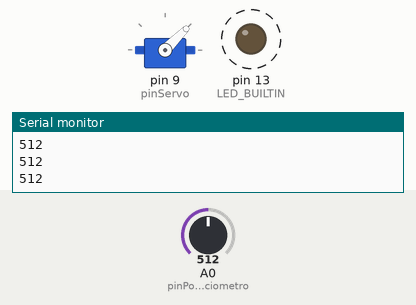
Bench run of a sketch on a simulated Arduino Uno, built with avr-gcc and run on an emulated ATmega328P. Parts: servo, output pins drawn as LEDs (lit = HIGH), the last lines printed to the serial monitor. Dashed ring = blinking. The inputs (shaded band) are chosen by the test bench; at power-on: A0 (pinPotenciometro) = 512.

Above: at 1.2 s.
1.3 s: A0 (pinPotenciometro) set to 592
4.3 s: A0 (pinPotenciometro) set to 617
At 5.75 s:
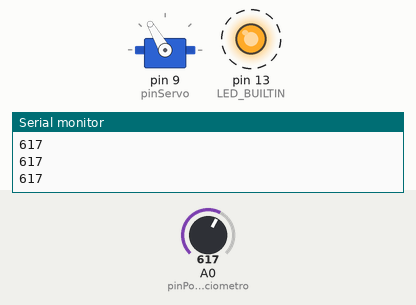
7.3 s: A0 (pinPotenciometro) set to 409
10.3 s: A0 (pinPotenciometro) set to 381
At 11.75 s:
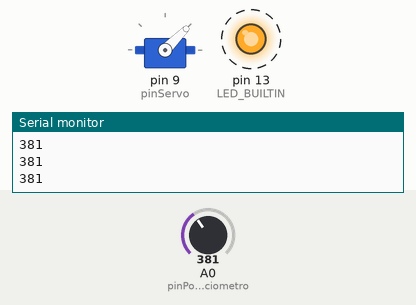
13.3 s: A0 (pinPotenciometro) set to 716
At 14.3 s:
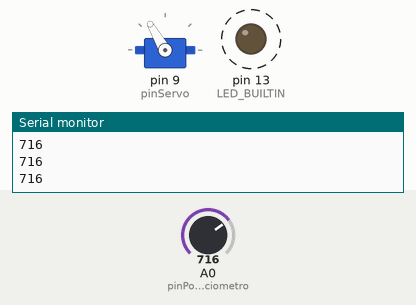
16.3 s: A0 (pinPotenciometro) set to 306
At 17.9 s:
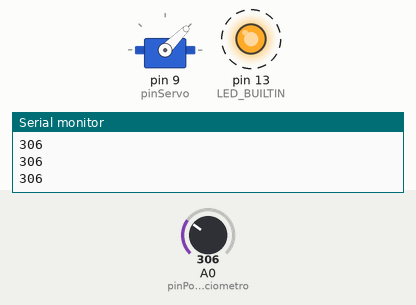
Timing chart, 0 to 20.3 s (numbered marks = the images above; inputs shaded):
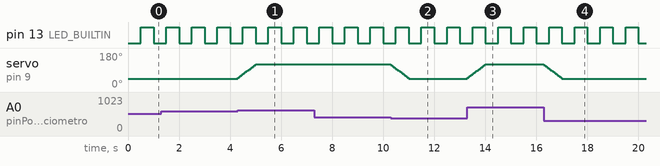

The sketch:

semana01-sin-bloqueos.ino
```cpp
#include <Servo.h>
Servo miServo;
unsigned long ultimaLecturaMs{0};
constexpr uint8_t pinPotenciometro{A0};
constexpr unsigned long periodoLecturaMs{10};
constexpr unsigned long periodoMovimiento{50};
constexpr unsigned long periodoLed(500);
constexpr unsigned long periodoSerialMs{50};
constexpr uint8_t pinServo{9};
constexpr int umbralCierre{600};
constexpr int umbralApertura{400};
int anguloActual{45};
int ultimoValorADC{0};
unsigned long ultimaImpresionMs{0};
unsigned long ultimoMovimiento{0};
unsigned long ultimoEncendido{0};
bool estadoLed = false;
enum class EstadoDedo {
  ABIERTO,
  CERRADO
};
EstadoDedo estadoActualDedo{EstadoDedo::ABIERTO};

void setup(){
Serial.begin(9600);
miServo.attach(pinServo);
miServo.write(anguloActual);
pinMode(LED_BUILTIN, OUTPUT);
}


void loop(){
  const unsigned long ahoraMs{millis()};

  if(ahoraMs-ultimaLecturaMs >= periodoLecturaMs){

    //Actualizamos el tiempo de la ultimaLecturaMS
    ultimaLecturaMs += periodoLecturaMs;
    int valorPotenciometro{analogRead(pinPotenciometro)};
    ultimoValorADC = valorPotenciometro;

    if (estadoActualDedo == EstadoDedo::ABIERTO &&
        valorPotenciometro > umbralCierre) {
        estadoActualDedo = EstadoDedo::CERRADO;
    }

    else if (estadoActualDedo == EstadoDedo::CERRADO &&
         valorPotenciometro < umbralApertura) {
          estadoActualDedo = EstadoDedo::ABIERTO;

    }

  }


  if(ahoraMs-ultimoMovimiento >= periodoMovimiento){

    int anguloObjetivo{0};

    if(estadoActualDedo == EstadoDedo::ABIERTO){
      anguloObjetivo = 45;
    }
    else{
      anguloObjetivo = 120;
    }

     if (anguloObjetivo > anguloActual) {
        anguloActual += 5;
    }
    else if (anguloObjetivo < anguloActual) {
        anguloActual -= 5;
    }

    miServo.write(anguloActual);
    ultimoMovimiento += periodoMovimiento;
  }

  if(ahoraMs - ultimoEncendido >=  periodoLed){
    estadoLed = !estadoLed;
    ultimoEncendido += periodoLed;
    digitalWrite(LED_BUILTIN, estadoLed);

  }

  if(ahoraMs - ultimaImpresionMs >= periodoSerialMs){
    ultimaImpresionMs += periodoSerialMs;
    Serial.println(ultimoValorADC);
  }
}
```

Measured:
- the behaviour switches between 600 and 601 on A0 (pinPotenciometro) (found by bisection; images 0 and 1)
- the behaviour switches between 400 and 399 on A0 (pinPotenciometro) (found by bisection; images 1 and 2)
- after the input at 4.3 s, servo on pin 9 (pinServo): moves from 45° to 120° over 0.70 s, starting at once
- after the input at 10.3 s, servo on pin 9 (pinServo): moves from 120° to 45° over 0.70 s, starting at once
- after the input at 13.3 s, servo on pin 9 (pinServo): moves from 45° to 120° over 0.70 s, starting at once
- after the input at 16.3 s, servo on pin 9 (pinServo): moves from 120° to 45° over 0.70 s, starting at once
- by itself, pin 13 (LED_BUILTIN): alternates HIGH for 0.50 s and LOW for 0.50 s
